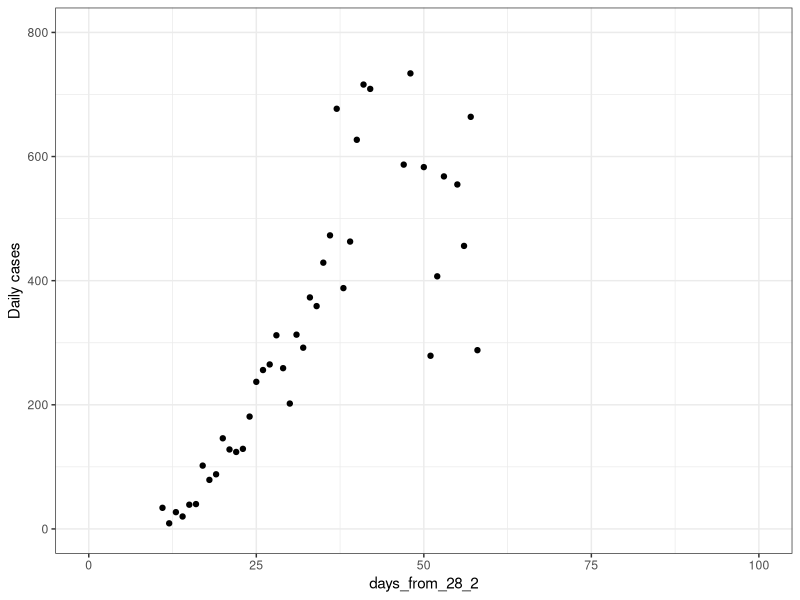

Reproduce this figure in R.
# Create a plot of daily cases where axis is days from 29th Feb and daily deaths using the scraped Irish data
# Axis needs to run from 1 to 100 on the horizontal and 0 to 800 on vetical

# Clear workspace and load in packages
rm(list = ls())
library(tidyverse)
library(readxl)

# Load Irish data
latest_irish_data <- read_excel("latest_irish_data.xlsx", sheet = 'totals') %>% 
  mutate(days_from_28_2 = as.Date(Date) - as.Date("2020/02/28")) %>% 
  filter(Status == 'Confirmed')

# Plot
ggplot(latest_irish_data, aes(x = days_from_28_2, y = `Daily cases`)) + 
  geom_point() + 
  theme_bw() + 
  scale_x_continuous(limits = c(0, 100)) + 
  scale_y_continuous(limits = c(0 ,800))
